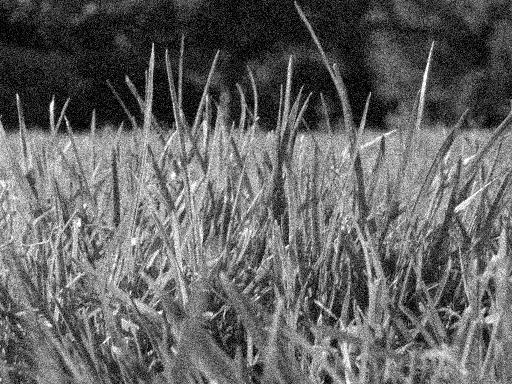
#> input picture Computer Vision/Lab_2/code/Image_enhancement/images/image1_gaussian.jpg, 512 x 384 px, found by its file name
$ python denoise.py
#> lines starting #> are read from the running program, lines starting #| are printed output that depends on the picture; long printed decimals are rounded
### Computer Vision/Lab_2/code/Image_enhancement/myPSNR.py
import numpy as np
import  cv2
import matplotlib.pyplot as plt

def myPSNR( orig_image, approx_image ):
    #Calculate the MSE
    squared_diff = (orig_image -approx_image) ** 2
    summed = np.sum(squared_diff)
    num_pix = approx_image.shape[0] * approx_image.shape[1] #img1 and 2 should have same shape
    MSE = summed / num_pix
    #print("MSE IS: ", np.max(orig_image))

    #Calculate the PSNR
    PSNR = 10 * np.log10(np.max(orig_image)**2/(MSE))
    print("PSNR IS:",PSNR)
    return PSNR


# [13 lines that do not run on import are left out]

### Computer Vision/Lab_2/code/Image_enhancement/denoise.py
import numpy as np
import  cv2
import matplotlib.pyplot as plt
from myPSNR import myPSNR

def denoise( image, kernel_type, *kwargs):
    if kernel_type == 'box':
        imOut = cv2.blur(image, kwargs[0]);
    elif kernel_type == 'median':
        print(kwargs[0])
        imOut = cv2.medianBlur(image, kwargs[1])
    elif kernel_type == 'gaussian':
        imOut = cv2.GaussianBlur(image,kwargs[0],kwargs[2])
    else:
        print('Operatio Not implemented')
    return imOut


if __name__ == '__main__':
    default_path = 'D:/UvA_courses/Computer_Vision/lab2_new/Image_enhancement/images/image1.jpg'
    gaussian_path = 'D:/UvA_courses/Computer_Vision/lab2_new/Image_enhancement/images/image1_gaussian.jpg'
    saltpepper_path = 'D:/UvA_courses/Computer_Vision/lab2_new/Image_enhancement/images/image1_saltpepper.jpg'

    image = plt.imread(gaussian_path)
#> image is the input picture: shape (384, 512); min 0, max 255, mean 99.9

    #The parameter is denoise(image,type of filter,kernel demision,kernel demision for median, sigma for gaussian)
    out_3 = denoise(image,'gaussian',(3,3),3,0.5)
    out_5 = denoise(image,'gaussian',(3,3),5,1)
#> call 2 of denoise, with kernel_type = 'gaussian'
#> in denoise (call 2), `imOut = cv2.GaussianBlur(image,kwargs[0],kwargs[2])`:
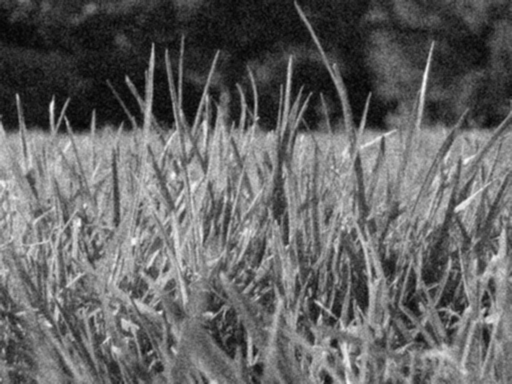
#> imOut: shape (384, 512); min 3, max 250, mean 99.8
    out_7 = denoise(image,'gaussian',(3,3),7,2)
    myPSNR(image, out_3)
#> in myPSNR, `squared_diff = (orig_image -approx_image) ** 2`:
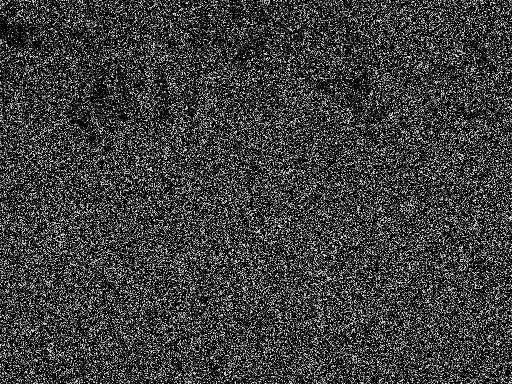
#> squared_diff: shape (384, 512); min 0, max 249, mean 62.8
#> in myPSNR, `summed = np.sum(squared_diff)`: summed = 12350128
#> in myPSNR, `MSE = summed / num_pix`: MSE = 62.82
#> in myPSNR, `PSNR = 10 * np.log10(np.max(orig_image)**2/(MSE))`: PSNR = 30.15
#| PSNR IS: 30.150
    myPSNR(image, out_5)
#> in myPSNR (call 2), `squared_diff = (orig_image -approx_image) ** 2`:
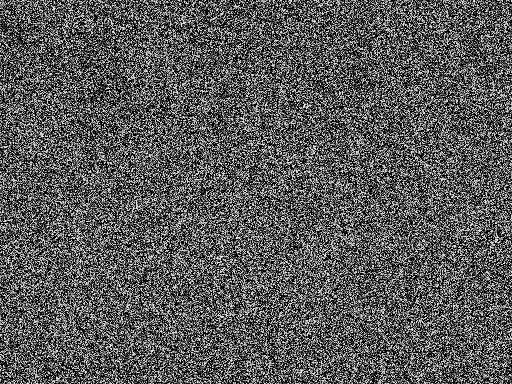
#> squared_diff: shape (384, 512); min 0, max 249, mean 90.4
#> in myPSNR (call 2), `summed = np.sum(squared_diff)`: summed = 17776679
#> in myPSNR (call 2), `MSE = summed / num_pix`: MSE = 90.42
#> in myPSNR (call 2), `PSNR = 10 * np.log10(np.max(orig_image)**2/(MSE))`: PSNR = 28.57
#| PSNR IS: 28.568
    myPSNR(image, out_7)
#> in myPSNR (call 3), `squared_diff = (orig_image -approx_image) ** 2`:
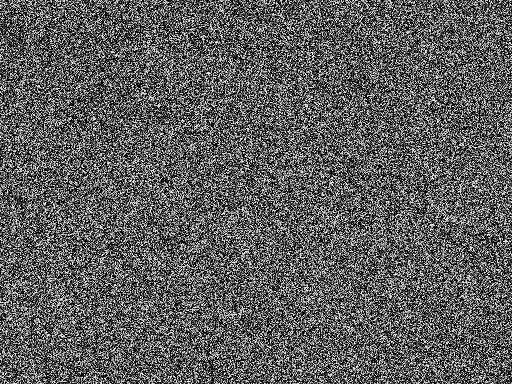
#> squared_diff: shape (384, 512); min 0, max 249, mean 92.7
#> in myPSNR (call 3), `summed = np.sum(squared_diff)`: summed = 18221109
#> in myPSNR (call 3), `MSE = summed / num_pix`: MSE = 92.68
#> in myPSNR (call 3), `PSNR = 10 * np.log10(np.max(orig_image)**2/(MSE))`: PSNR = 28.46
#| PSNR IS: 28.461

    #Show images in greyscale
    plt.figure()
    plt.subplot(141)
    plt.title('original image')
    plt.imshow(image, cmap='gray')
    plt.axis("off")

    plt.subplot(142)
    plt.title('Sigma = 0.5')
    plt.imshow(out_3, cmap='gray')
    plt.axis("off")
    plt.subplot(143)
    plt.title('Sigma = 1.0')
    plt.imshow(out_5, cmap='gray')
    plt.axis("off")
    plt.subplot(144)
    plt.title('Sigma = 2.0')
    plt.imshow(out_7, cmap='gray')
    plt.axis("off")
    plt.show()

$ run again, with Computer Vision/Lab_2/code/Image_enhancement/images/image2.jpg copied over Computer Vision/Lab_2/code/Image_enhancement/images/image1_gaussian.jpg
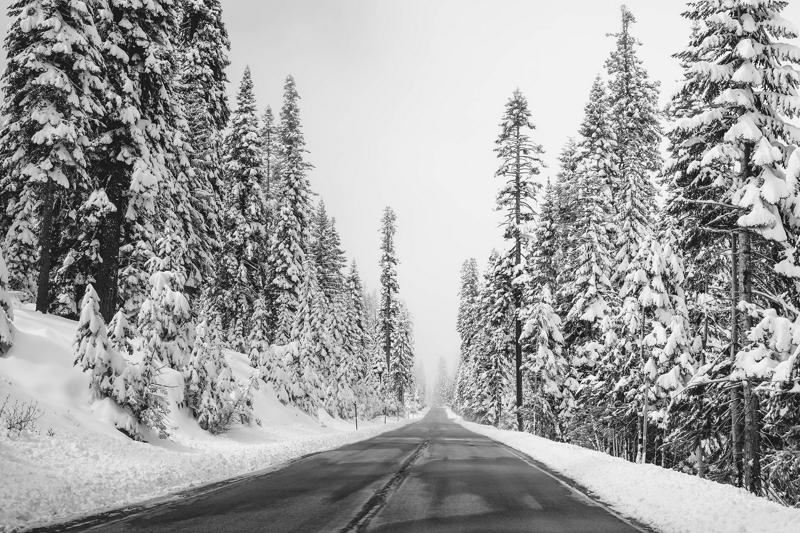
#> input picture Computer Vision/Lab_2/code/Image_enhancement/images/image2.jpg, 800 x 533 px, found by its file name
#> image is the input picture: shape (533, 800); min 0, max 255, mean 160
#> summed = 15206135
#> MSE = 35.66
#> PSNR = 32.61
#| PSNR IS: 32.609
#| PSNR IS: 30.645
#> in myPSNR (call 3), `squared_diff = (orig_image -approx_image) ** 2`:
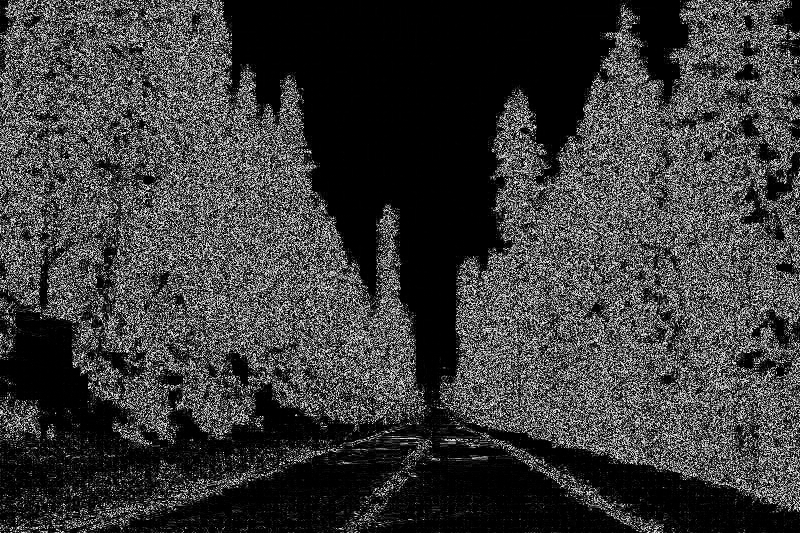
#> squared_diff: shape (533, 800); min 0, max 249, mean 58.5
#> summed = 24924526
#> MSE = 58.45
#> PSNR = 30.46
#| PSNR IS: 30.463
#> `plt.show()`:
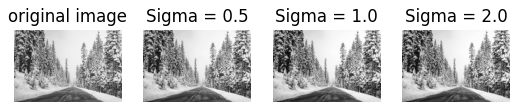
#> figure drawn by matplotlib, 4 panels
